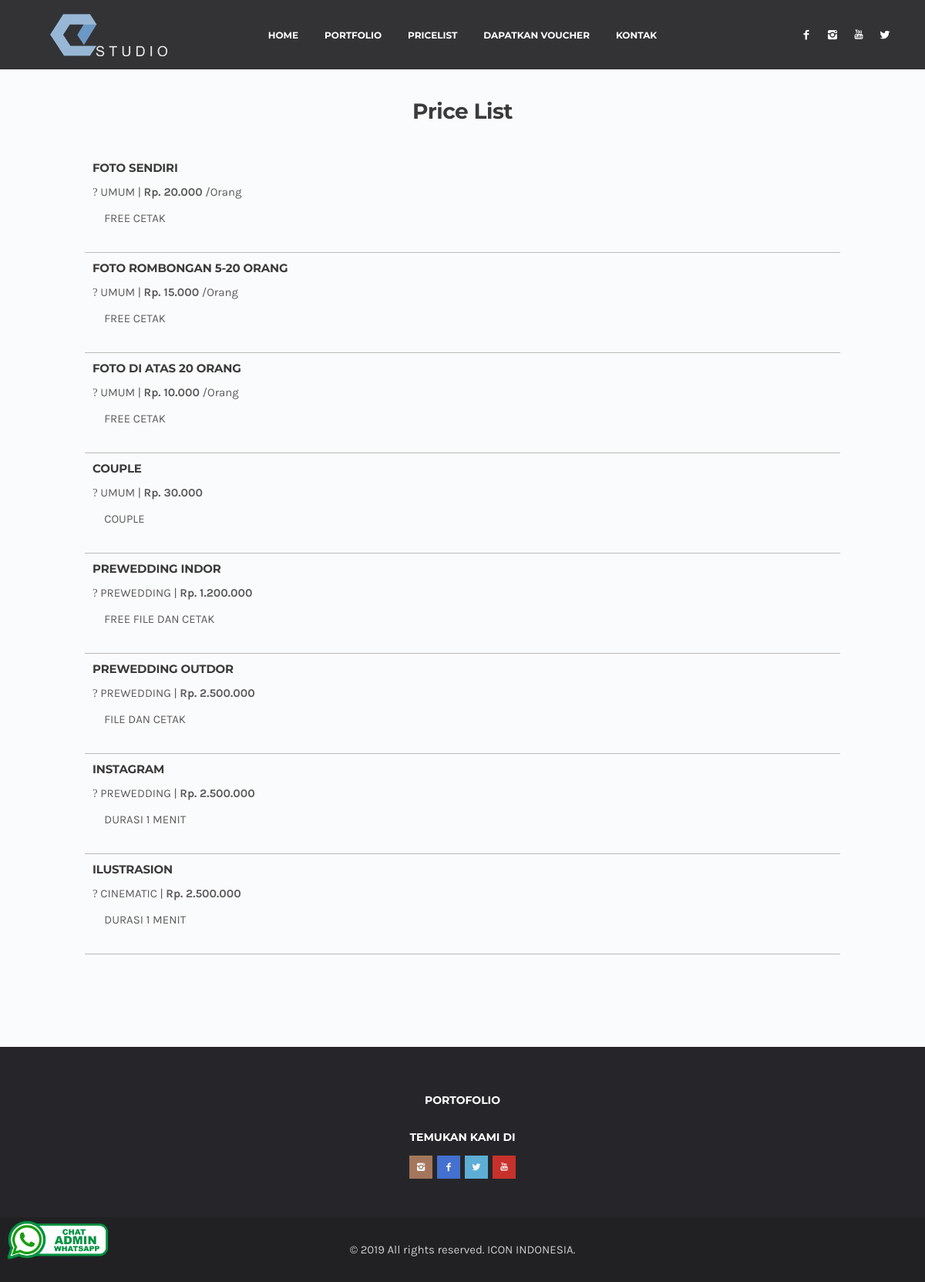
The app's page /pricelist.html, older data.
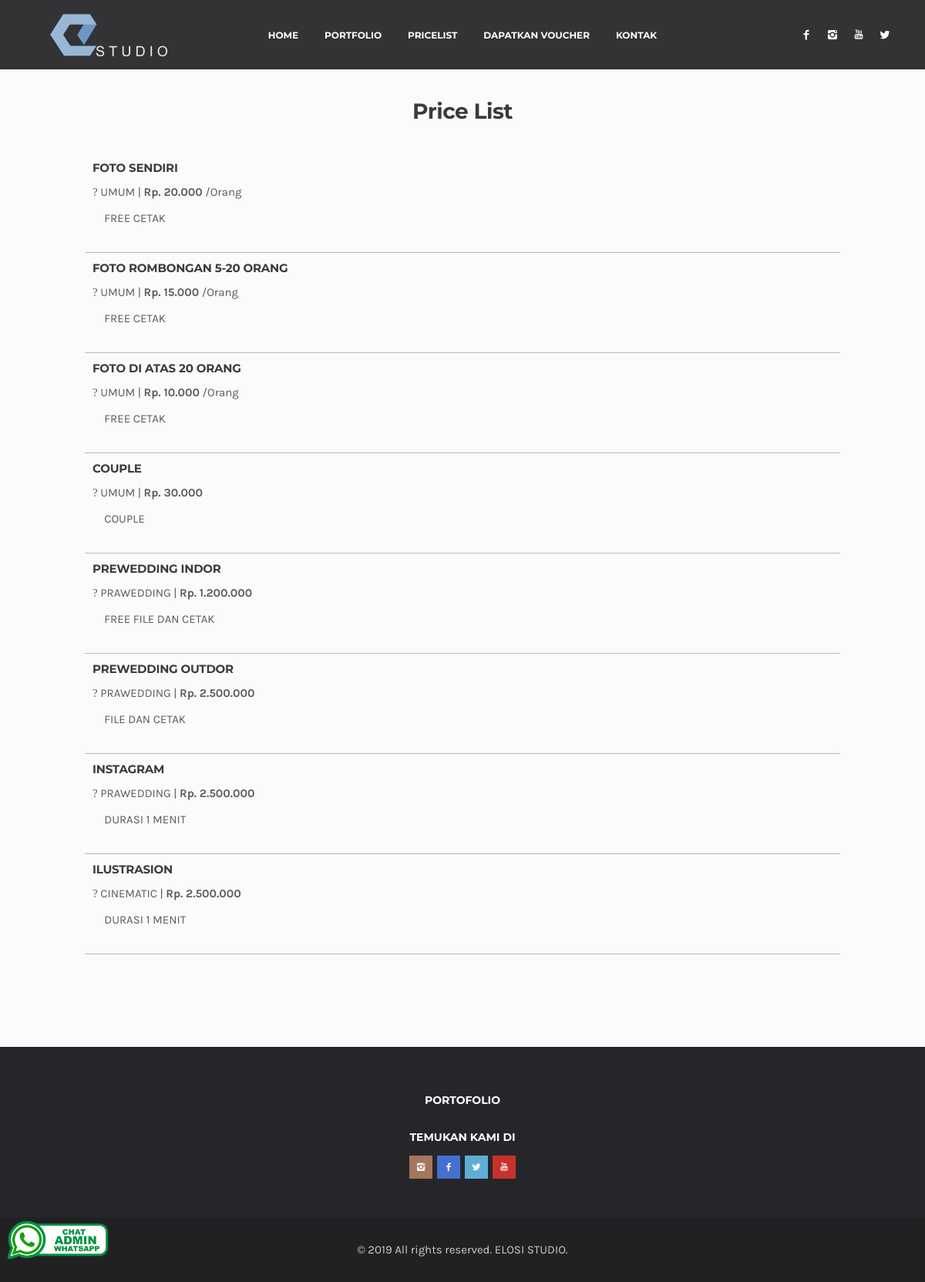
The same page, newer data.
### tables this page shows
CREATE TABLE `paket_layanan`  (
  `id_layanan` int(11) NOT NULL AUTO_INCREMENT,
  `layanan` varchar(100) NULL DEFAULT NULL,
  `harga` int(11) NULL DEFAULT NULL,
  `harga_per_kepala` int(11) NULL DEFAULT NULL,
  `keterangan` text NULL,
  `id_kategori` int(11) NULL DEFAULT NULL,
  PRIMARY KEY (`id_layanan`) USING BTREE
);

CREATE TABLE `kategori`  (
  `id_kategori` int(11) NOT NULL AUTO_INCREMENT,
  `kategori` varchar(100) NULL DEFAULT NULL,
  `is_delete` int(11) NULL DEFAULT NULL,
  PRIMARY KEY (`id_kategori`) USING BTREE
);

### application/modules/front/libraries/Template.php (called while the page is built)
<?php defined('BASEPATH') OR exit('No direct script access allowed');
class Template
{
  private $CI;
  private $temp_title = null ;
  function __construct()
  {
    $this->CI =& get_instance();
  }
  public function set_title($title)
  {
    $this->temp_title = $title;
  }
  public function  view($view_name, $params = array(),$default=true)
  {
    if ($default) {
      $header_params['title'] = $this->temp_title;
      $this->CI->load->view('header',$header_params);
      $this->CI->load->view($view_name,$params);
      $this->CI->load->view('footer');
    }else {
      $this->CI->load->view($view_name,$params);
    }
  }
}

### application/modules/front/controllers/Pricelist.php (called while the page is built, shortened)
<?php
class Pricelist extends CI_Controller{
  function index()
  {
    $this->template->set_title("Pricelist");
    $data['layanan']  = $this->model->get_data();
    $this->template->view("content/pricelist/index",$data);
  }
}

### index.php (called while the page is built, shortened)
<?php
require_once BASEPATH.'core/CodeIgniter.php';

### application/modules/front/models/Pricelist_model.php (called while the page is built, shortened)
<?php
class Pricelist_model extends CI_Model{
  function get_data()
  {
    return $this->db->select("kategori.kategori,
                              kategori.is_delete,
                              paket_layanan.id_layanan,
                              paket_layanan.layanan,
                              paket_layanan.harga,
                              paket_layanan.harga_per_kepala,
                              paket_layanan.keterangan,
                              paket_layanan.id_kategori")
                    ->from("paket_layanan")
                    ->join("kategori","kategori.id_kategori = paket_layanan.id_kategori","left")
                    ->order_by("kategori.kategori","DESC")
                    ->get()
                    ->result();
  }
}

### application/helpers/front_helper.php (called while the page is built)
<?php defined('BASEPATH') OR exit('No direct script access allowed');
function profile($field){
  $ci=get_instance();
  $row = $ci->db->get_where("setting",["id"=>999])->row();
  return $row->$field;
}
function format_rupiah($int)
{
  return number_format($int, 0, ',', '.');
}

### application/modules/front/views/content/pricelist/index.php (the view, shortened to what this page needs)
<div class="light-wrapper">
  <div class="container inner">
    <h3 class="section-title text-center m-t-30">Price List</h3>
    <div class="row">
      <div class="thin" style="padding:20px;">
        <table class="table-detail">
          <?php foreach ($layanan as $price): ?>
          <tr>
            <td>
              <h5><?=strtoupper($price->layanan)?></h5>
                <i class="budicon-bookmark"></i> <?=strtoupper($price->kategori)?> |
                <b>Rp. <?=format_rupiah($price->harga)?></b> <?=$price->harga_per_kepala==1 ? "/Orang":""?>
                <p  style="padding:10px 0 2px 0;"><i class="budicon-notebook"></i> <?=strtoupper($price->keterangan)?></p>
            </td>
          </tr>
        <?php endforeach; ?>
        </table>
      </div>
    </div>
  </div>
</div>

### application/modules/front/views/footer.php (shortened to what this page needs)
  <footer class="footer inverse-wrapper">
    <div class="container inner">
      <div class="row text-center">
        <div class="col-sm-12">
          <div class="widget">
            <h4 class="widget-title">Portofolio</h4>
          </div>
          <div class="widget">
            <h4 class="widget-title">TEMUKAN KAMI DI</h4>
            <ul class="social">
              <li><a href="<?=profile("instagram")?>" target="_blank"><i class="icon-s-instagram"></i></a></li>
              <li><a href="<?=profile("facebook")?>" target="_blank"><i class="icon-s-facebook"></i></a></li>
              <li><a href="#"><i class="icon-s-twitter"></i></a></li>
              <li><a href="#"><i class="icon-s-youtube"></i></a></li>
            </ul>
          </div>
        </div>
      </div>
    </div>
    <div class="sub-footer">
      <div class="container inner">
        <p class="text-center">© <?=date("Y")?> All rights reserved. <a href="<?=site_url()?>"><?=strtoupper(profile("title"))?></a>.</p>
      </div>
    </div>
  </footer>
  <?php
    $no = substr(profile("telepon"),1);
    $mobile=$this->agent->is_mobile();
    if($mobile){
      $url_wa = "https://wa.me/+62".$no."/?text=";
    }else {
      $url_wa = "https://web.whatsapp.com/send?phone=+62".$no."&amp;text=";
    }
   ?>
  <div id="wacht-baixo">
    <a href="<?=$url_wa?>" onclick="gtag('event', 'WhatsApp', {'event_action': 'whatsapp_chat', 'event_category': 'Chat', 'event_label': 'Chat_WhatsApp'});" target="_blank">
      <img src="<?=base_url()?>temp/wa_tb.png" alt="">
    </a>
  </div>
</main>
</body>
</html>

Row changes from the older to the newer data that the page shows:
changed through a linked row, paket_layanan "PREWEDDING INDOR": id_kategori.kategori "PREWEDDING" → "PRAWEDDING"
changed through a linked row, paket_layanan "PREWEDDING OUTDOR": id_kategori.kategori "PREWEDDING" → "PRAWEDDING"
changed through a linked row, paket_layanan "INSTAGRAM": id_kategori.kategori "PREWEDDING" → "PRAWEDDING"
Text that changed along with them:
profile("title"): "ICON INDONESIA" → "ELOSI STUDIO"
